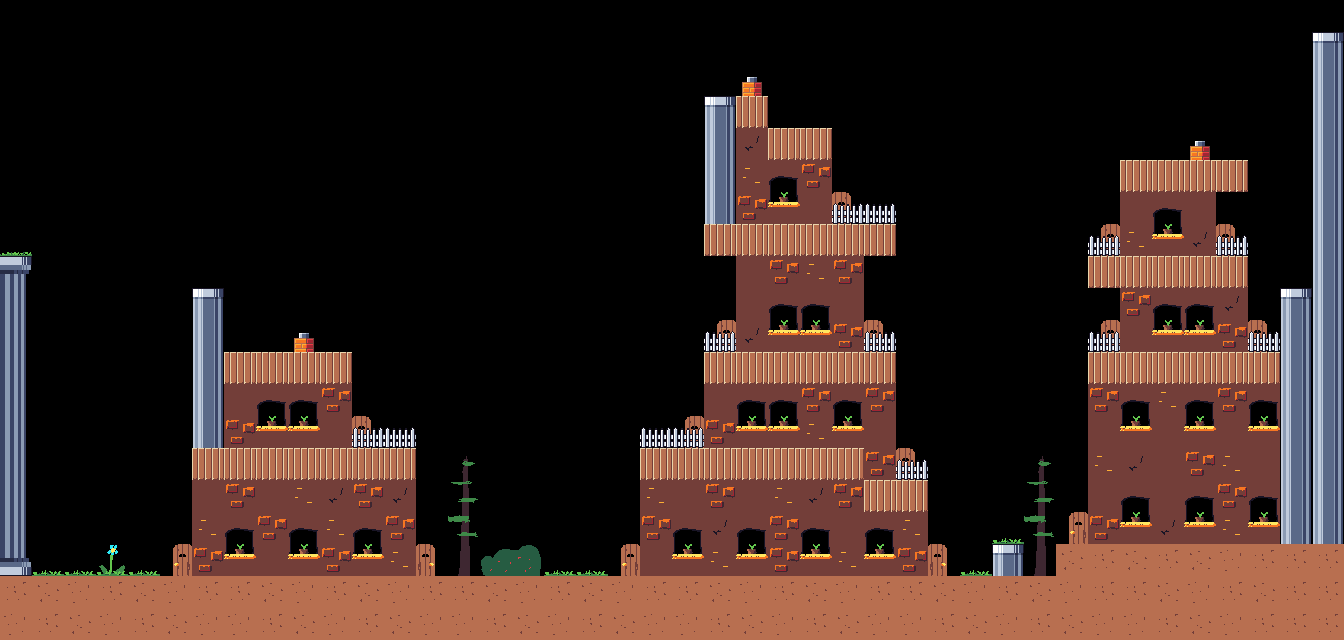

A 2D game scene composited from a Tiled map and its tileset images. What follows is a short description and the map's XML, with each tile layer's data collapsed to a summary:
An orthogonal 42x20 tile map with 32x32 px tiles, 2 tile layers (background, foreground), 3 tilesets and 10 objects (6x ranged, 2x melee, entrance, exit).

<map version="1.2" tiledversion="1.2.1" orientation="orthogonal" renderorder="right-down" width="42" height="20" tilewidth="32" tileheight="32" infinite="0" nextlayerid="8" nextobjectid="18">
 <tileset firstgid="1" name="tiles" tilewidth="32" tileheight="32" tilecount="64" columns="8">
  <image source="tiles.png" width="256" height="256" />
  <terraintypes>
   <terrain name="pillars" tile="0" />
   <terrain name="ground" tile="0" />
  </terraintypes>
  <tile id="0" terrain=",,,0">
   <properties>
    <property name="collides" type="bool" value="true" />
   </properties>
  </tile>
  <tile id="1" terrain=",,0,0">
   <properties>
    <property name="collides" type="bool" value="true" />
   </properties>
  </tile>
  <tile id="2" terrain=",,0,">
   <properties>
    <property name="collides" type="bool" value="true" />
   </properties>
  </tile>
  <tile id="3" terrain="0,0,0,">
   <properties>
    <property name="collides" type="bool" value="true" />
   </properties>
  </tile>
  <tile id="4" terrain="0,0,,0">
   <properties>
    <property name="collides" type="bool" value="true" />
   </properties>
  </tile>
  <tile id="5">
   <properties>
    <property name="collides" type="bool" value="true" />
   </properties>
  </tile>
  <tile id="8" terrain=",0,,0">
   <properties>
    <property name="collides" type="bool" value="true" />
   </properties>
  </tile>
  <tile id="9" terrain="0,0,0,0">
   <properties>
    <property name="collides" type="bool" value="true" />
   </properties>
  </tile>
  <tile id="10" terrain="0,,0,">
   <properties>
    <property name="collides" type="bool" value="true" />
   </properties>
  </tile>
  <tile id="11" terrain="0,,0,0">
   <properties>
    <property name="collides" type="bool" value="true" />
   </properties>
  </tile>
  <tile id="12" terrain=",0,0,0">
   <properties>
    <property name="collides" type="bool" value="true" />
   </properties>
  </tile>
  <tile id="13">
   <properties>
    <property name="collides" type="bool" value="true" />
   </properties>
  </tile>
  <tile id="16" terrain=",0,,">
   <properties>
    <property name="collides" type="bool" value="true" />
   </properties>
  </tile>
  <tile id="17" terrain="0,0,,">
   <properties>
    <property name="collides" type="bool" value="true" />
   </properties>
  </tile>
  <tile id="18" terrain="0,,,">
   <properties>
    <property name="collides" type="bool" value="true" />
   </properties>
  </tile>
  <tile id="21">
   <properties>
    <property name="collides" type="bool" value="true" />
   </properties>
  </tile>
  <tile id="24" terrain="1,1,1,1">
   <properties>
    <property name="collides" type="bool" value="true" />
   </properties>
  </tile>
  <tile id="25" terrain="1,1,1,1">
   <properties>
    <property name="collides" type="bool" value="true" />
   </properties>
  </tile>
  <tile id="26" terrain="1,1,1,1">
   <properties>
    <property name="collides" type="bool" value="true" />
   </properties>
  </tile>
  <tile id="27" terrain=",,1,1" />
  <tile id="28" terrain=",,1,1" />
  <tile id="32">
   <properties>
    <property name="collides" type="bool" value="true" />
   </properties>
  </tile>
  <tile id="43">
   <properties>
    <property name="collides" type="bool" value="true" />
   </properties>
  </tile>
  <tile id="44">
   <properties>
    <property name="collides" type="bool" value="true" />
   </properties>
  </tile>
  <tile id="45">
   <properties>
    <property name="collides" type="bool" value="true" />
   </properties>
  </tile>
  <tile id="46">
   <properties>
    <property name="collides" type="bool" value="true" />
   </properties>
  </tile>
  <tile id="47">
   <properties>
    <property name="collides" type="bool" value="true" />
   </properties>
  </tile>
  <tile id="51">
   <properties>
    <property name="collides" type="bool" value="true" />
   </properties>
  </tile>
  <tile id="52">
   <properties>
    <property name="collides" type="bool" value="true" />
   </properties>
  </tile>
  <tile id="53">
   <properties>
    <property name="collides" type="bool" value="true" />
   </properties>
  </tile>
  <tile id="54">
   <properties>
    <property name="collides" type="bool" value="true" />
   </properties>
  </tile>
  <tile id="55">
   <properties>
    <property name="collides" type="bool" value="true" />
   </properties>
  </tile>
  <tile id="59">
   <properties>
    <property name="collides" type="bool" value="true" />
   </properties>
  </tile>
  <tile id="60">
   <properties>
    <property name="collides" type="bool" value="true" />
   </properties>
  </tile>
  <tile id="61">
   <properties>
    <property name="collides" type="bool" value="true" />
   </properties>
  </tile>
 </tileset>
 <tileset firstgid="65" source="tiles.tsx" />
 <tileset firstgid="129" name="bgtiles" tilewidth="32" tileheight="32" tilecount="16" columns="4">
  <image source="bgtiles.png" width="128" height="128" />
 </tileset>
 <layer id="6" name="background" width="42" height="20">
  <data>[840 cells, 21 non-empty, 8 distinct tile ids]</data>
 </layer>
 <layer id="7" name="foreground" width="42" height="20">
  <data>[840 cells, 347 non-empty, 21 distinct tile ids]</data>
 </layer>
 <objectgroup id="3" name="objects">
  <object id="1" name="entrance" gid="7" x="32" y="576" width="64" height="64" />
  <object id="2" name="exit" gid="7" x="224" y="352" width="64" height="64" />
  <object id="10" name="ranged" gid="7" x="288" y="448" width="32" height="32" />
  <object id="11" name="ranged" gid="7" x="1088" y="352" width="32" height="32" />
  <object id="12" name="melee" gid="7" x="704" y="352" width="32" height="32" />
  <object id="13" name="ranged" gid="7" x="960" y="576" width="32" height="32" />
  <object id="14" name="ranged" gid="7" x="1184" y="544" width="32" height="32" />
  <object id="15" name="ranged" gid="7" x="768" y="224" width="32" height="32" />
  <object id="16" name="melee" gid="7" x="1152" y="160" width="32" height="32" />
  <object id="17" name="ranged" gid="7" x="704" y="96" width="32" height="32" />
 </objectgroup>
</map>
